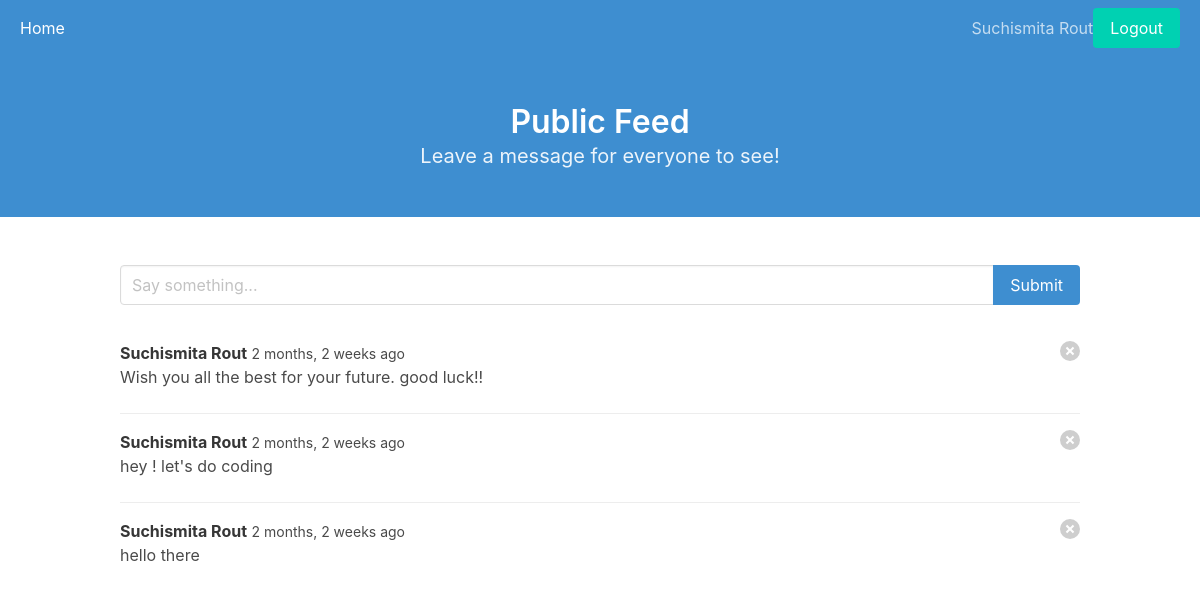
The app's page / (signed in) with its own data.
### feedapp/models.py (models this page shows, shortened)
class User(AbstractUser):
    pass

class Post(models.Model):
    user = models.ForeignKey(settings.AUTH_USER_MODEL, on_delete=models.CASCADE)
    text = models.CharField(max_length=280)
    date_posted = models.DateTimeField(auto_now_add=True)
    hidden = models.BooleanField(default=False)
    date_hidden = models.DateTimeField(blank=True, null=True)
    hidden_by = models.ForeignKey(settings.AUTH_USER_MODEL,on_delete=models.CASCADE, blank=True, null=True, related_name='mod_who_hid')

### feedapp/views.py (the view)
# urls.py: path('', views.index, name='index'),
def index(request):
    print("request user:{}".format(request.user))
    print("user name:{}".format(request.user.first_name))
    print("check authentication:{}".format(request.user.is_authenticated))
    if request.method == 'POST':
        form = PostForm(request.POST)
        if form.is_valid():
            post = form.save(commit=False)
            post.user = request.user
            post.save()
            return redirect('index')
    else:
        form = PostForm()
        posts = Post.objects.filter(hidden=False).order_by('-date_posted').all()
    context = {'form': form, 'posts' : posts}
    return render(request, 'index.html', context)

### feedapp/forms.py
class PostForm(ModelForm):
  class Meta:
    model = Post
    fields = ['text']
    widgets = {
      'text': TextInput(attrs={'class' : 'input', 'placeholder' : 'Say something...'}),
    }

### feedapp/templates/index.html (shortened to what this page needs)
{% extends 'base.html' %}
{% load humanize %}
{% block main_title %}Public Feed{% endblock %}
{% block sub_title %}Leave a message for everyone to see!{% endblock %}
{% block content %}
<AmpContent>
<form method="POST">
  <article class="media">
    <div class="media-content">
      <div class="field">
        <p class="control">
          <div class="field has-addons">
            <div class="control is-expanded">
              {{ form.text }}
            </div>
            <div class="control">
              <button class="button is-info">Submit</button>
            </div>
          </div>
        </p>
      </div>
    </div>
  </article>
</form>
</AmpContent>
{% if request.user.is_authenticated %}
    <AmpContent>
          {% for post in posts %}
            <article class="media mt-5">
              <div class="media-content">
                <div class="content">
                  <p>
                    <strong>{{ post.user.first_name }} {{ post.user.last_name }}</strong>
                    <small>{{ post.date_posted|naturaltime }}</small>
                    <br>
                    {{ post.text }}
                  </p>
                </div>
              </div>
              <AmpContent>
                <div class="media-right">
                  <a href="{% url 'delete_post' post.id %}" class="delete"></a>
                </div>
              </AmpContent>
           </article>
          {% endfor %}
</AmpContent>
{% endif %}
{% endblock %}

### feedapp/templates/base.html (shortened to what this page needs)
<!DOCTYPE html>
<html>
  <head>
    <link rel="stylesheet" href="https://cdn.jsdelivr.net/npm/bulma@0.9.0/css/bulma.min.css">
  </head>
  <body>
  <section class="hero is-info">
      <div class="hero-head">
        <nav class="navbar" role="navigation" aria-label="main navigation">
          <div id="navbarBasicExample" class="navbar-menu">
            <div class="navbar-start pl-2">
              <a href="/" class="navbar-item">Home</a>
            </div>
            <div class="navbar-end pr-2">
              <div class="navbar-item" >
                <AmpContent>
                        <h2>{{ request.user.first_name }} {{ request.user.last_name }}</h2>
                </AmpContent>
                <div class="buttons">
                  {% if request.user.is_authenticated %}
                    <AmpContent>
                        <a class="button is-primary" href="/logout/">Logout</a>
                    </AmpContent>
                  {% else %}
                    <NonAmpContent>
                      <a class="button is-primary" href="/login/auth0">Login</a>
                    </NonAmpContent>
                  {% endif %}
                </div>
              </div>
            </div>
          </div>
        </nav>
        <div class="hero-body">
          <div class="container has-text-centered">
            <p class="title">{% block main_title %}{% endblock %}</p>
            <p class="subtitle">{% block sub_title %}{% endblock %}</p>
          </div>
        </div>
      </div>
    </section>
    <section class="section">
      <div class="container">
        {% block content %}{% endblock %}
      </div>
    </section>
  </body>
</html>

### records on screen
User: user.first_name "Suchismita", user.last_name "Rout"
Post: user.first_name "Suchismita", user.last_name "Rout", date_posted "2 months, 2 weeks ago", text "Wish you all the best for your future. good luck!!"
Post: user.first_name "Suchismita", user.last_name "Rout", date_posted "2 months, 2 weeks ago", text "hey ! let's do coding"
Post: user.first_name "Suchismita", user.last_name "Rout", date_posted "2 months, 2 weeks ago", text "hello there"
